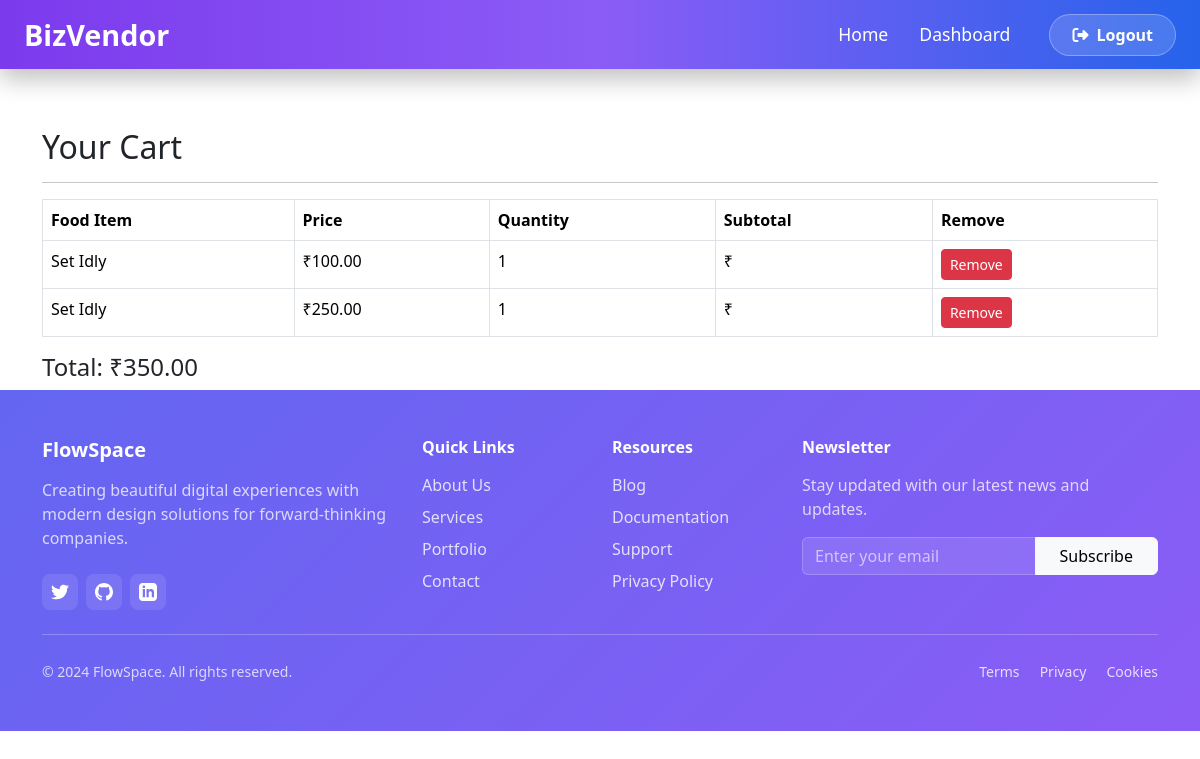
Screenshot of /view_cart/ (signed in) with the database file from the repository.
### vendorapp/models.py (models this page shows, shortened)
class Cart(models.Model):
    user = models.ForeignKey(User, on_delete=models.CASCADE)
    item = models.ForeignKey(Fooditems, on_delete=models.CASCADE)
    quantity = models.PositiveIntegerField(default=1)

class Fooditems(models.Model):
    vendor = models.ForeignKey(Multivendors, related_name='fooditems', on_delete=models.CASCADE)
    item_name = models.CharField(max_length=100)
    item_desc = models.TextField()
    item_price = models.DecimalField(max_digits=6, decimal_places=2)
    item_img = models.ImageField(upload_to='images/', blank=True, null=True)

### vendorapp/views.py (the view)
# urls.py: path('view_cart/', views.view_cart, name='view_cart'),
@login_required(login_url='login')
def view_cart(request):
    cart_items = Cart.objects.filter(user=request.user)
    total_price = sum(ci.item.item_price * ci.quantity for ci in cart_items)
    return render(request, 'vendors/view_cart.html', {
        "cart_items": cart_items,
        "total_price": total_price
    })

### templates/vendors/view_cart.html
{% extends 'vendors/base.html' %}
{% block content %}
<div class="container mt-5">
    <h2>Your Cart</h2>
    <hr>
    {% if cart_items %}
        <table class="table table-bordered">
            <thead class="thead-dark">
                <tr>
                    <th>Food Item</th>
                    <th>Price</th>
                    <th>Quantity</th>
                    <th>Subtotal</th>
                    <th>Remove</th>
                </tr>
            </thead>
            <tbody>
                {% for item in cart_items %}
                <tr>
                    <td>{{ item.item.item_name }}</td>
                    <td>₹{{ item.item.item_price }}</td>
                    <td>{{ item.quantity }}</td>
                    <td>₹{{ item.item.item_price|floatformat:2|add:item.quantity }}</td>
                    <td>
                        <a href="{% url 'remove_from_cart' item.item.id %}"
                           class="btn btn-danger btn-sm">Remove</a>
                    </td>
                </tr>
                {% endfor %}
            </tbody>
        </table>
        <h4 class="text-right">Total: ₹{{ total_price }}</h4>
    {% else %}
        <p>Your cart is empty.</p>
    {% endif %}
</div>
{% endblock %}

### static/style.css (style rules this page uses)
body { padding-top: 80px; }

### rows the page displays
Cart: item.item_name "Set Idly", item.item_price "100.00", quantity "1"
Cart: item.item_name "Set Idly", item.item_price "250.00", quantity "1"

### other values shown
{{ total_price }} "350.00"
